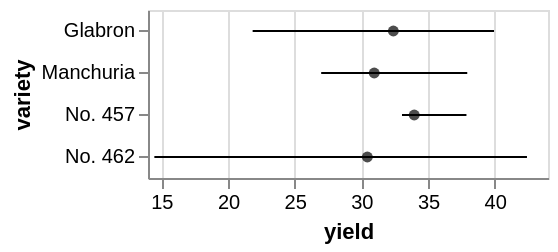

Source (Vega-Lite JSON):
### Vega specification from a JSON file in a GitHub repository (floating-point values rounded to 4 significant figures)
{"$schema": "https://vega.github.io/schema/vega/v4.json", "autosize": "pad", "padding": 5, "width": 200, "style": "cell", "data": [{"name": "source_0", "values": [{"yield_error": 7.552, "yield_error2": -10.55, "yield_center": 32.4, "variety": "Glabron"}, {"yield_error": 6.978, "yield_error2": -3.978, "yield_center": 30.97, "variety": "Manchuria"}, {"yield_error": 3.917, "yield_error2": -0.9167, "yield_center": 33.97, "variety": "No. 457"}, {"yield_error": 11.97, "yield_error2": -15.97, "yield_center": 30.45, "variety": "No. 462"}]}, {"name": "data_1", "source": "source_0", "transform": [{"type": "formula", "expr": "datum.yield_center + datum.yield_error", "as": "upper_yield_center"}, {"type": "formula", "expr": "datum.yield_center + datum.yield_error2", "as": "lower_yield_center"}]}], "signals": [{"name": "y_step", "value": 21}, {"name": "height", "update": "bandspace(domain('y').length, 0.1, 0.05) * y_step"}], "marks": [{"name": "layer_0_layer_0_marks", "type": "rule", "style": ["rule", "errorbar-rule"], "from": {"data": "data_1"}, "encode": {"update": {"stroke": [{"test": "datum[\"lower_yield_center\"] === null || isNaN(datum[\"lower_yield_center\"])", "value": null}, {"value": "black"}], "tooltip": {"signal": "{\"yield\": format(datum[\"lower_yield_center\"], \"\"), \"variety\": ''+datum[\"variety\"], \"upper_yield_center\": format(datum[\"upper_yield_center\"], \"\")}"}, "x": {"scale": "x", "field": "lower_yield_center"}, "y": {"scale": "y", "field": "variety", "band": 0.5}, "x2": {"scale": "x", "field": "upper_yield_center"}}}}, {"name": "layer_1_marks", "type": "symbol", "style": ["point"], "from": {"data": "source_0"}, "encode": {"update": {"opacity": {"value": 0.7}, "fill": [{"test": "datum[\"yield_center\"] === null || isNaN(datum[\"yield_center\"])", "value": null}, {"value": "black"}], "tooltip": {"signal": "{\"yield_center\": format(datum[\"yield_center\"], \"\"), \"variety\": ''+datum[\"variety\"]}"}, "x": {"scale": "x", "field": "yield_center"}, "y": {"scale": "y", "field": "variety", "band": 0.5}}}}], "scales": [{"name": "x", "type": "linear", "domain": {"fields": [{"data": "data_1", "field": "lower_yield_center"}, {"data": "data_1", "field": "upper_yield_center"}, {"data": "source_0", "field": "yield_center"}]}, "range": [0, {"signal": "width"}], "zero": false, "nice": true}, {"name": "y", "type": "band", "domain": {"fields": [{"data": "data_1", "field": "variety"}, {"data": "source_0", "field": "variety"}], "sort": true}, "range": {"step": {"signal": "y_step"}}, "paddingInner": 0.1, "paddingOuter": 0.05}], "axes": [{"scale": "x", "orient": "bottom", "grid": false, "title": "yield", "labelFlush": true, "labelOverlap": true, "tickCount": {"signal": "ceil(width/40)"}, "zindex": 1}, {"scale": "x", "orient": "bottom", "gridScale": "y", "grid": true, "tickCount": {"signal": "ceil(width/40)"}, "domain": false, "labels": false, "maxExtent": 0, "minExtent": 0, "ticks": false, "zindex": 0}, {"scale": "y", "orient": "left", "grid": false, "title": "variety", "labelOverlap": true, "zindex": 1}], "config": {"axisY": {"minExtent": 30}}}
